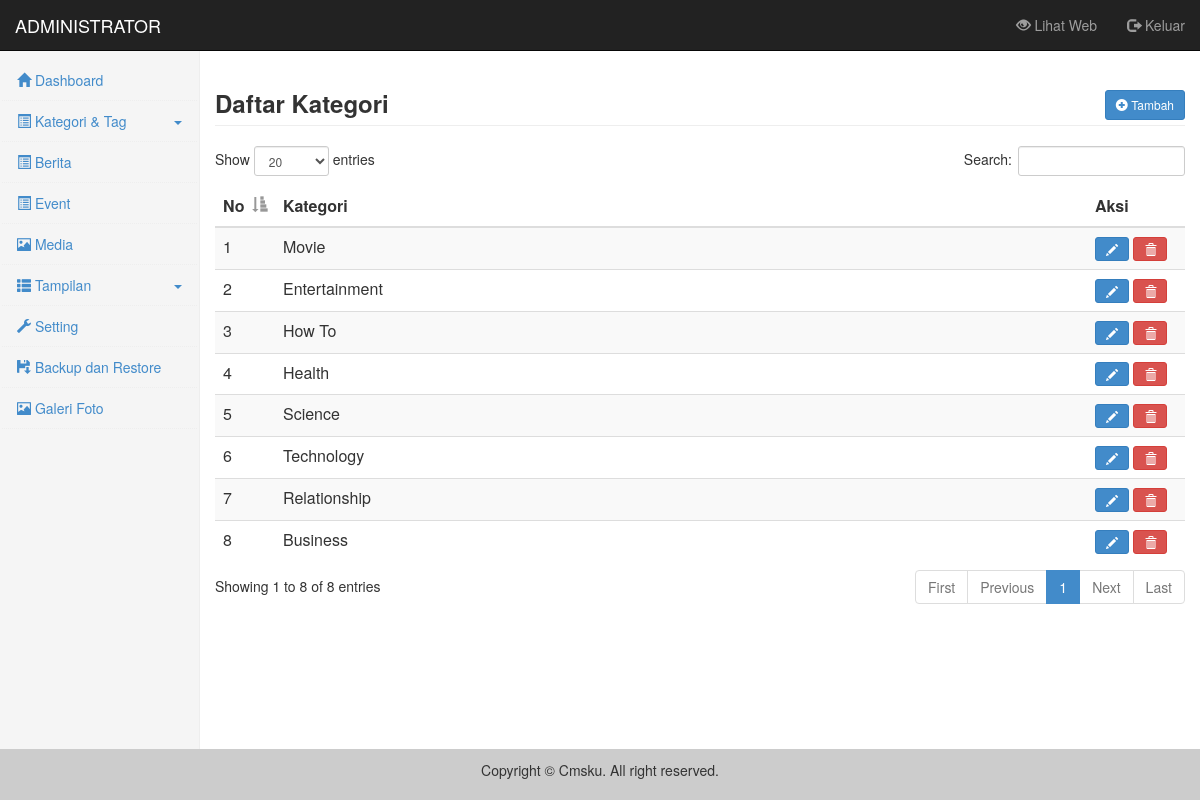
/admin/index.php?content=kategori (signed in), run on the app's committed database.
### tables this page shows
CREATE TABLE IF NOT EXISTS `modul` (
`id_modul` int(5) NOT NULL,
  `judul` varchar(50) NOT NULL,
  `folder` varchar(50) NOT NULL,
  `menu` enum('N','Y') NOT NULL,
  `konten` enum('N','Y') NOT NULL,
  `widget` enum('N','Y') NOT NULL,
  `aktif` enum('Y','N') NOT NULL
);

CREATE TABLE IF NOT EXISTS `kategori` (
`id_kategori` int(5) NOT NULL,
  `kategori` varchar(50) NOT NULL,
  `kategori_seo` varchar(100) NOT NULL
);

### library/function_table.php (the view)
<?php
function buka_tabel($judul){
	echo'<div class="table-responsive">
		<table class="table-data table table-striped" width="100%">
		<thead>
			<tr>
				<th style="width: 10px">No</th>';
	foreach($judul as $jdl){
		echo '<th>'.$jdl.'</th>';
	}
	echo'		<th style="width: 60px">Aksi</th>
			</tr>
		</thead>
		<tbody>';
}
function isi_tabel($no, $data, $link, $id, $edit=true, $hapus=true){
	echo'<tr>
			<td valign="top">'.$no.'</td>';
	foreach($data as $dt){
		echo'<td valign="top">'.$dt.'</td>';
	}
	echo'<td valign="top">';
	if($edit){
		echo'<a href="'.$link.'&show=form&id='.$id.'" class="btn btn-primary btn-sm">
				<i class="glyphicon glyphicon-pencil"></i>
			</a> ';
	}
	if($hapus){
		echo'<a href="'.$link.'&show=delete&id='.$id.'" class="btn btn-danger btn-sm">
				<i class="glyphicon glyphicon-trash"></i>
			</a>';
	}
	echo'</td>
		</tr>';
}
function tutup_tabel(){
	echo'		</tbody>
			</table>
		</div>';
}
?>

### library/function_menu.php (shortened to what this page needs)
<?php
function buat_menu($link, $ikon, $judul,  $leveluser=array("admin")){
	foreach($leveluser as $level){
		if($_SESSION['leveluser']==$level) echo'<li><a href="?content='.$link.'"><i class="glyphicon glyphicon-'.$ikon.'"></i> '.$judul.'</a></li>';
	}
}
function buka_dropdown($ikon, $judul, $leveluser=array("admin")){
	foreach($leveluser as $level){
		if($_SESSION['leveluser']==$level)
			echo'<li class="dropdown"><a class="dropdown-toggle" data-toggle="dropdown" href="#">
			<i class="glyphicon glyphicon-'.$ikon.'"></i> '.$judul.' <b class="caret"></b></a>
			<ul class="dropdown-menu">';
	}
}
function tutup_dropdown($leveluser=array("admin")){
	foreach($leveluser as $level){
		if($_SESSION['leveluser']==$level) echo'</ul></li>';
	}
}
?>

### admin/menu_template.php (shortened to what this page needs)
<?php
$admin_author = array("admin", "author");
buat_menu("dashboard", "home", "Dashboard", $admin_author);
buka_dropdown("list-alt", "Kategori & Tag");
tutup_dropdown();
$query = $mysqli->query("SELECT * FROM modul WHERE menu='Y' AND aktif='Y'");
while($data = $query->fetch_array()){
	if(file_exists("../module/$data[folder]/menu.php")){
		include "../module/$data[folder]/menu.php";
	}
}

### admin/content.php (shortened to what this page needs)
<?php
$content = isset($_GET['content']) ? $_GET['content'] : 'dashboard';
$kosong = true;
$page = array('dashboard', 'artikel', 'berita', 'event', 'kategori', 'tag', 'halaman', 'komentar', 'media', 'modul', 'template', 'menu', 'widget', 'layout', 'user', 'setting', 'backuprestore');
foreach($page as $pg){
	if($content == $pg and $kosong){
		include 'content/'.$pg.'.php';
		$kosong = false;
	}
}
?>

### admin/content/kategori.php (shortened to what this page needs)
<?php
$show = isset($_GET['show']) ? $_GET['show'] : "";
$link = "?content=kategori";
switch($show){
	default:
		echo '<h3 class="page-header"><b>Daftar Kategori</b>
				<a href="'.$link.'&show=form" class="btn btn-primary btn-sm pull-right top-button">
					<i class="glyphicon glyphicon-plus-sign"></i> Tambah
				</a>
			</h3>';
		buka_tabel(array("Kategori"));
		$no = 1;
		$query = $mysqli->query("SELECT * FROM kategori ORDER BY id_kategori");
		while($data = $query->fetch_array()){
			isi_tabel($no, array($data['kategori']), $link, $data['id_kategori']);
			$no++;
		}
		tutup_tabel();
	break;
}
?>

### admin/css/style.css (style rules this page uses)
.sidebar li { border-bottom: 1px dotted #eee; }
.sidebar .caret { float: right; display: inline-block; margin-top: 10px; }

### data on the page
modul: judul "Galeri Foto"
kategori: no "1", dt "Movie"
kategori: no "2", dt "Entertainment"
kategori: no "3", dt "How To"
kategori: no "4", dt "Health"
kategori: no "5", dt "Science"
kategori: no "6", dt "Technology"
kategori: no "7", dt "Relationship"
kategori: no "8", dt "Business"

### other printed values
$judul "Dashboard"
$judul "Kategori & Tag"
$judul "Berita"
$judul "Event"
$judul "Media"
$judul "Tampilan"
$judul "Setting"
$judul "Backup dan Restore"
$jdl "Kategori"
